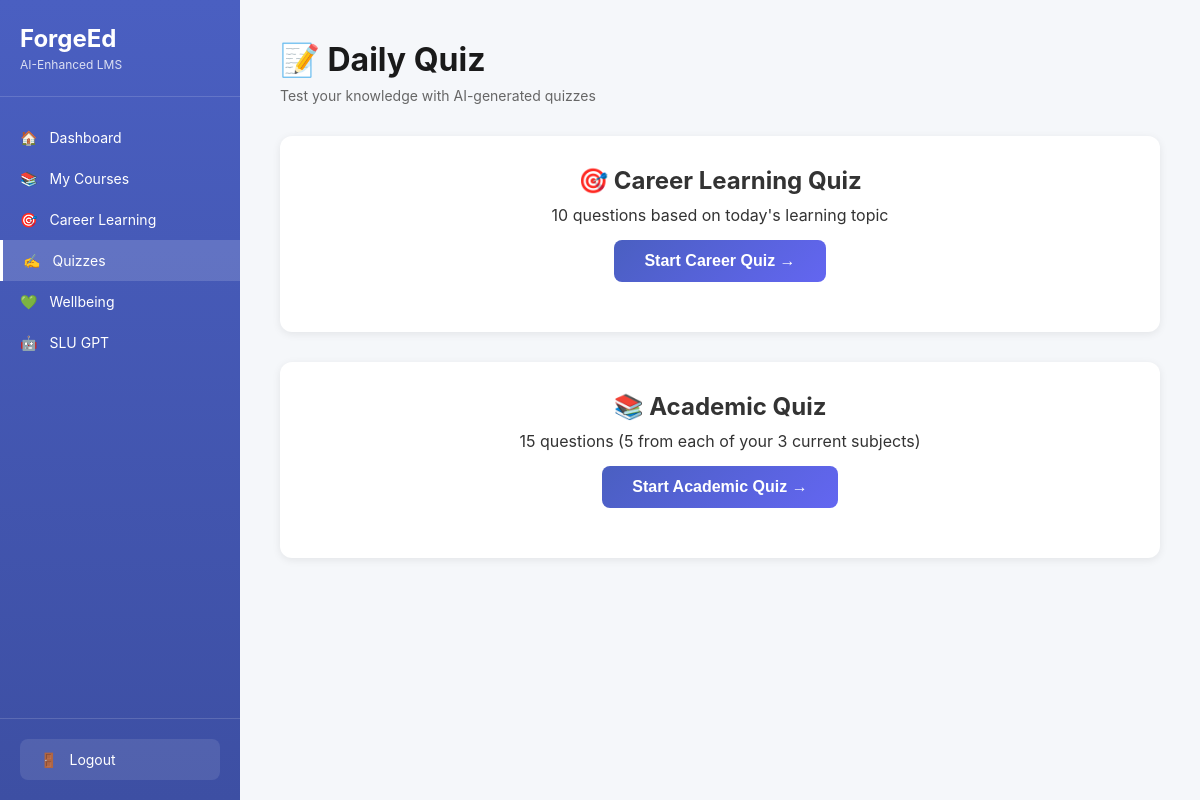
The app's page /quiz (signed in), older data.
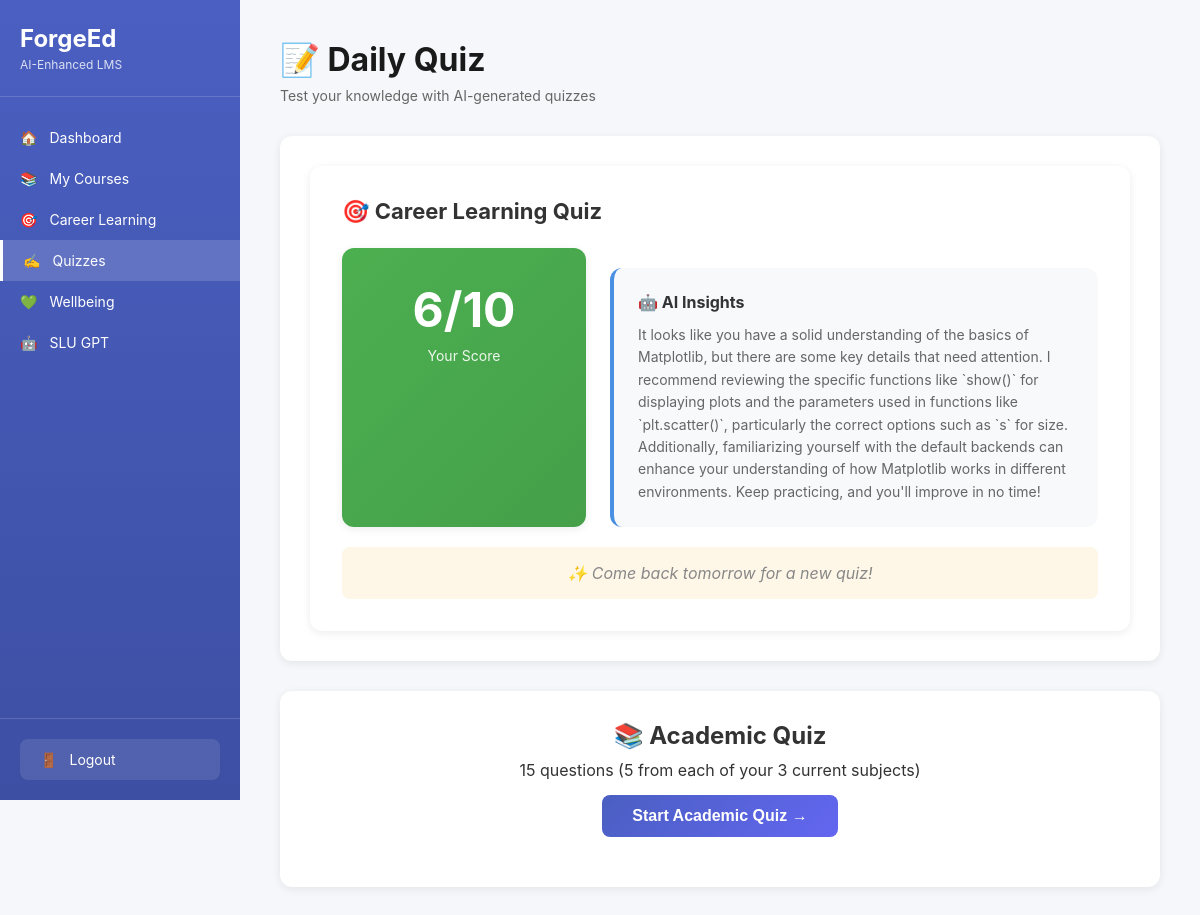
The same page, newer data.
### tables this page shows
CREATE TABLE career_quiz_history (
            id INTEGER PRIMARY KEY AUTOINCREMENT,
            student_id INTEGER NOT NULL,
            quiz_date DATE NOT NULL,
            day_number INTEGER NOT NULL,
            topic TEXT NOT NULL,
            questions TEXT NOT NULL,
            answers TEXT,
            score INTEGER DEFAULT 0,
            total_questions INTEGER DEFAULT 10,
            ai_feedback TEXT,
            completed BOOLEAN DEFAULT 0,
            created_at TIMESTAMP DEFAULT CURRENT_TIMESTAMP,
            FOREIGN KEY (student_id) REFERENCES students (id)
        );

### app.py (the view)
@app.route('/quiz')
def quiz():
    if 'student_id' not in session:
        return redirect(url_for('index'))
    student_id = session['student_id']
    conn = get_db()
    today = datetime.now().strftime('%Y-%m-%d')
    career_quiz_today = conn.execute('''
        SELECT * FROM career_quiz_history
        WHERE student_id = ? AND quiz_date = ? AND completed = 1
        ORDER BY created_at DESC LIMIT 1
    ''', (student_id, today)).fetchone()
    academic_quiz_today = conn.execute('''
        SELECT * FROM academic_quiz_history
        WHERE student_id = ? AND quiz_date = ? AND completed = 1
        ORDER BY created_at DESC LIMIT 1
    ''', (student_id, today)).fetchone()
    conn.close()
    return render_template('quiz.html',
                         career_quiz_today=career_quiz_today,
                         academic_quiz_today=academic_quiz_today)

### database.py (called while the page is built)
def get_db():
    conn = sqlite3.connect('forgeed.db')
    conn.row_factory = sqlite3.Row
    return conn

### templates/quiz.html (shortened to what this page needs)
<!DOCTYPE html>
<html lang="en">
<head>
    <link rel="stylesheet" href="/static/style.css">
</head>
<body>
    <div class="app-container">
        <nav class="sidebar">
            <div class="sidebar-logo">
                <h2>ForgeEd</h2>
                <p>AI-Enhanced LMS</p>
            </div>
            <div class="sidebar-nav">
                <a href="/dashboard" class="nav-item">
                    <span>🏠</span> Dashboard
                </a>
                <a href="/courses" class="nav-item">
                    <span>📚</span> My Courses
                </a>
                <a href="/career-learning" class="nav-item">
                    <span>🎯</span> Career Learning
                </a>
                <a href="/quiz" class="nav-item active">
                    <span>✍️</span> Quizzes
                </a>
                <a href="/wellbeing" class="nav-item">
                    <span>💚</span> Wellbeing
                </a>
                <a href="/slu-gpt" class="nav-item">
                    <span>🤖</span> SLU GPT
                </a>
            </div>
            <div class="sidebar-footer">
                <a href="/logout" class="logout-btn">
                    <span>🚪</span> Logout
                </a>
            </div>
        </nav>
        <main class="main-content">
            <div class="page-header">
                <h1>📝 Daily Quiz</h1>
                <p>Test your knowledge with AI-generated quizzes</p>
            </div>
            <div class="quiz-sections">
                <div class="quiz-section">
                    {% if career_quiz_today %}
                    <div class="quiz-completed-card">
                        <h2>🎯 Career Learning Quiz</h2>
                        <div class="quiz-result">
                            <div class="score-display">
                                <div class="score-big">{{ career_quiz_today['score'] }}/{{ career_quiz_today['total_questions'] }}</div>
                                <div class="score-label">Your Score</div>
                            </div>
                            <div class="ai-feedback-box">
                                <h4>🤖 AI Insights</h4>
                                <p>{{ career_quiz_today['ai_feedback'] }}</p>
                            </div>
                        </div>
                        <p class="next-quiz-message">✨ Come back tomorrow for a new quiz!</p>
                    </div>
                    {% else %}
                    <div class="quiz-header-card">
                        <h2>🎯 Career Learning Quiz</h2>
                        <p>10 questions based on today's learning topic</p>
                        <button class="start-quiz-btn" onclick="startCareerQuiz()">Start Career Quiz →</button>
                    </div>
                    {% endif %}
                </div>
                <div class="quiz-section">
                    {% if academic_quiz_today %}
                    <div class="quiz-completed-card">
                        <h2>📚 Academic Quiz</h2>
                        <div class="quiz-result">
                            <div class="score-display">
                                <div class="score-big">{{ academic_quiz_today['score'] }}/{{ academic_quiz_today['total_questions'] }}</div>
                                <div class="score-label">Your Score</div>
                            </div>
                            <div class="ai-feedback-box">
                                <h4>🤖 AI Insights</h4>
                                <p>{{ academic_quiz_today['ai_feedback'] }}</p>
                            </div>
                        </div>
                        <p class="next-quiz-message">✨ Come back tomorrow for a new quiz!</p>
                    </div>
                    {% else %}
                    <div class="quiz-header-card">
                        <h2>📚 Academic Quiz</h2>
                        <p>15 questions (5 from each of your 3 current subjects)</p>
                        <button class="start-quiz-btn" onclick="startAcademicQuiz()">Start Academic Quiz →</button>
                    </div>
                    {% endif %}
                </div>
            </div>
        </main>
    </div>
</body>
</html>

### static/style.css (style rules this page uses)
:root { --color-academic: #2196F3; --color-academic-light: rgba(33, 150, 243, 0.08); --color-career: #9b7fd7; --color-career-light: rgba(155, 127, 215, 0.08); --color-wellbeing: #f4a261; --color-wellbeing-light: rgba(244, 162, 97, 0.08); }
* { margin: 0; padding: 0; box-sizing: border-box; }
body { font-family: -apple-system, BlinkMacSystemFont, 'Segoe UI', Roboto, 'Helvetica Neue', Arial, sans-serif; background: #f5f7fa; color: #333; }
.app-container { display: flex; min-height: 100vh; }
.sidebar { width: 240px; background: linear-gradient(180deg, #4a5fc1 0%, #3d4fa3 100%); color: white; display: flex; flex-direction: column; position: fixed; height: 100vh; overflow-y: auto; }
.sidebar-logo { padding: 24px 20px; border-bottom: 1px solid rgba(255, 255, 255, 0.15); }
.sidebar-logo h2 { font-size: 24px; font-weight: 700; }
.sidebar-logo p { font-size: 12px; opacity: 0.8; margin-top: 4px; }
.sidebar-nav { flex: 1; padding: 20px 0; }
.nav-item { display: flex; align-items: center; gap: 12px; padding: 12px 20px; color: white; text-decoration: none; transition: background 0.3s; font-size: 14px; }
.nav-item.active { background: rgba(255, 255, 255, 0.15); border-left: 3px solid white; }
.sidebar-footer { padding: 20px; border-top: 1px solid rgba(255, 255, 255, 0.15); }
.logout-btn { display: flex; align-items: center; gap: 12px; padding: 12px 20px; color: white; text-decoration: none; background: rgba(255, 255, 255, 0.1); border-radius: 8px; font-size: 14px; border: none; cursor: pointer; width: 100%; }
.main-content { flex: 1; margin-left: 240px; padding: 40px; }
.page-header { margin-bottom: 32px; }
.page-header h1 { font-size: 32px; font-weight: 700; color: #1a1a1a; margin-bottom: 8px; }
.page-header p { color: #666; font-size: 14px; }
.score-display { background: white; border-radius: 12px; padding: 48px; text-align: center; box-shadow: 0 2px 8px rgba(0, 0, 0, 0.08); }
.quiz-sections { display: grid; gap: 30px; }
.quiz-section { background: white; padding: 30px; border-radius: 12px; box-shadow: 0 2px 8px rgba(0,0,0,0.08); }
.quiz-header-card { text-align: center; margin-bottom: 20px; }
.quiz-header-card h2 { margin-bottom: 10px; }
.start-quiz-btn { background: linear-gradient(135deg, #4a5fc1 0%, #6366f1 100%); color: white; border: none; padding: 12px 30px; border-radius: 8px; font-size: 16px; font-weight: 600; cursor: pointer; margin-top: 15px; }
.ai-feedback-box { background: #f0f4f8; padding: 20px; border-radius: 8px; margin-top: 20px; text-align: left; }
.quiz-completed-card { background: white; border-radius: 12px; padding: 32px; box-shadow: 0 2px 8px rgba(0, 0, 0, 0.08); }
.quiz-completed-card h2 { font-size: 22px; margin-bottom: 24px; }
.quiz-result { display: grid; grid-template-columns: 1fr 2fr; gap: 24px; margin-bottom: 20px; }
.score-display { background: linear-gradient(135deg, #4CAF50 0%, #45a049 100%); border-radius: 12px; padding: 32px; text-align: center; color: white; }
.score-big { font-size: 48px; font-weight: 700; margin-bottom: 8px; }
.score-label { font-size: 14px; opacity: 0.9; }
.ai-feedback-box { background: #f8f9fa; border-radius: 12px; padding: 24px; border-left: 4px solid #4a90e2; }
.ai-feedback-box h4 { font-size: 16px; margin-bottom: 12px; color: #333; }
.ai-feedback-box p { line-height: 1.6; color: #666; font-size: 14px; }
.next-quiz-message { text-align: center; color: #888; font-style: italic; padding: 16px; background: #fef7e8; border-radius: 8px; margin-top: 16px; }

Row changes from the older to the newer data that the page shows:
added career_quiz_history: score "6", total_questions "10", ai_feedback "It looks like you have a solid understanding of the basics of Matplotlib, but there are some key details that need attention. I recommend reviewing the specific functions like `show()` for displaying plots and the parameters used in functions like `plt.scatter()`, particularly the correct options such as `s` for size. Additionally, familiarizing yourself with the default backends can enhance your understanding of how Matplotlib works in different environments. Keep practicing, and you'll improve in no time!"
Text that changed along with them:
text no longer shown: "10 questions based on today's learning topic Start Career Quiz →"
text now shown: "/ Your Score 🤖 AI Insights ✨ Come back tomorrow for a new quiz!"
